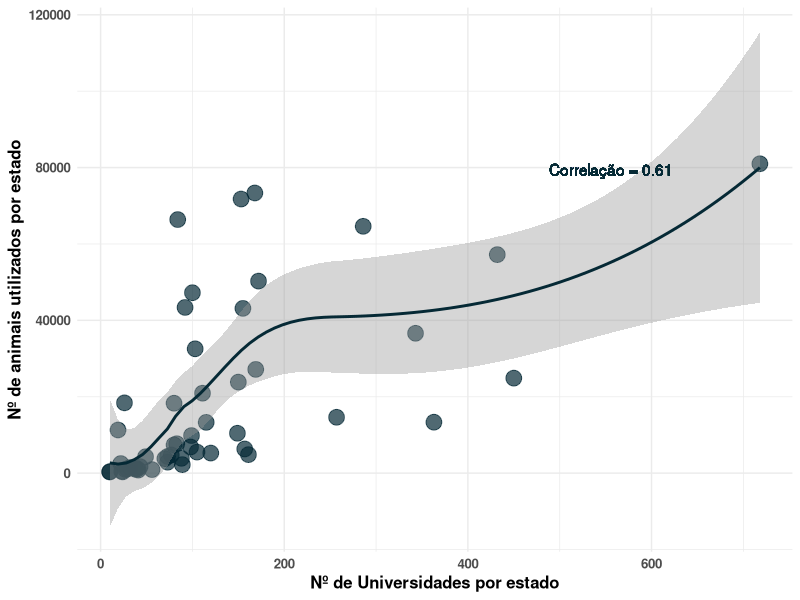

Recreate this plot in R.
# Análises adicionais
library(tidyverse)
library(magrittr)
library(jsonlite)

dadosT <- read_csv(file = "Dados/Processados/dados_processados_adc2.csv",
                      show_col_types = F)


coef_correlacao <- cor(dadosT$Nanimais,dadosT$NUniversidades)

P15_CorNuniNani<- dadosT%>%
  ggplot(aes(x = NUniversidades, y = Nanimais))+
  geom_point(size = 5, alpha = 0.7, color = "#052935")+
  geom_smooth(color = "#052935" )+
  geom_text(x = max(dadosT$NUniversidades), y = max(dadosT$Nanimais),
            label = paste("Correlação =", round(coef_correlacao, 2)),
            hjust = 1.7, vjust = 1, color = "#052935") +
  labs(x = "Nº de Universidades por estado",
       y = "Nº de animais utilizados por estado")+
  theme_minimal()+
  theme(text = element_text(size = 12, face = "bold"))

ggsave(filename = "Figuras/P15_CorNuniNani.png", plot = P15_CorNuniNani)


